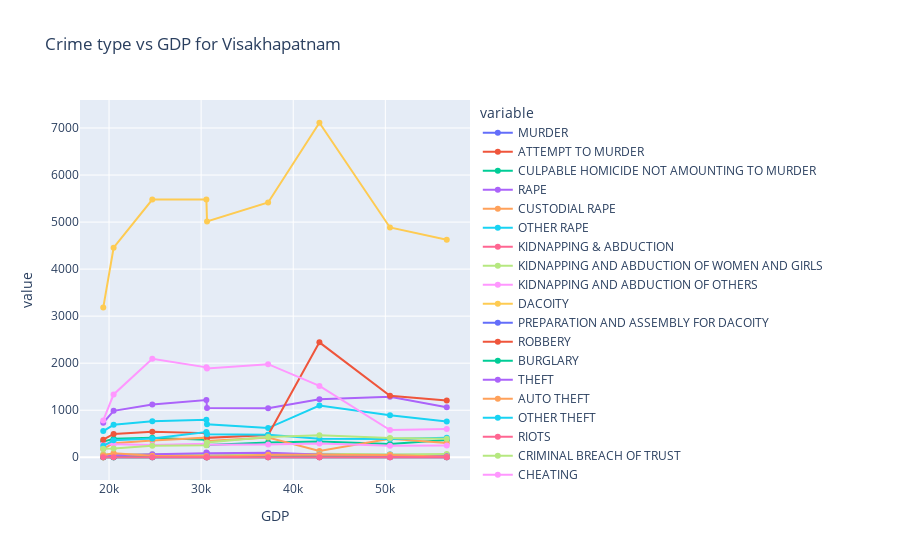

Source (notebook cell):
### Code cell
fig = px.line(crime_dataset_visakhapatnam, x="GDP", y=list_of_crimes, title="Crime type vs GDP for Visakhapatnam", hover_data=["YEAR"], markers=True)
fig.show()

### Figure 1 — Plotly figure (JSON) as saved in the notebook; plotly's stock layout.template omitted (floating-point values rounded to 4 significant figures)
{"data": [{"customdata": [[2004], [2005], [2006], [2007], [2008], [2009], [2010], [2011], [2012]], "hovertemplate": "variable=MURDER<br>GDP=%{x}<br>value=%{y}<br>YEAR=%{customdata[0]}<extra></extra>", "legendgroup": "MURDER", "line": {"color": "#636efa", "dash": "solid"}, "marker": {"symbol": "circle"}, "mode": "markers+lines", "name": "MURDER", "orientation": "v", "showlegend": true, "type": "scatter", "x": [19370.0, 20500.0, 24700.0, 30570.0, 30640.0, 37274, 42841, 50503, 56668], "xaxis": "x", "y": [27, 27, 37, 21, 32, 28, 24, 39, 44], "yaxis": "y"}, {"customdata": [[2004], [2005], [2006], [2007], [2008], [2009], [2010], [2011], [2012]], "hovertemplate": "variable=ATTEMPT TO MURDER<br>GDP=%{x}<br>value=%{y}<br>YEAR=%{customdata[0]}<extra></extra>", "legendgroup": "ATTEMPT TO MURDER", "line": {"color": "#EF553B", "dash": "solid"}, "marker": {"symbol": "circle"}, "mode": "markers+lines", "name": "ATTEMPT TO MURDER", "orientation": "v", "showlegend": true, "type": "scatter", "x": [19370.0, 20500.0, 24700.0, 30570.0, 30640.0, 37274, 42841, 50503, 56668], "xaxis": "x", "y": [27, 48, 30, 23, 36, 25, 25, 34, 27], "yaxis": "y"}, {"customdata": [[2004], [2005], [2006], [2007], [2008], [2009], [2010], [2011], [2012]], "hovertemplate": "variable=CULPABLE HOMICIDE NOT AMOUNTING TO MURDER<br>GDP=%{x}<br>value=%{y}<br>YEAR=%{customdata[0]}<extra></extra>", "legendgroup": "CULPABLE HOMICIDE NOT AMOUNTING TO MURDER", "line": {"color": "#00cc96", "dash": "solid"}, "marker": {"symbol": "circle"}, "mode": "markers+lines", "name": "CULPABLE HOMICIDE NOT AMOUNTING TO MURDER", "orientation": "v", "showlegend": true, "type": "scatter", "x": [19370.0, 20500.0, 24700.0, 30570.0, 30640.0, 37274, 42841, 50503, 56668], "xaxis": "x", "y": [3, 0, 1, 1, 1, 4, 4, 5, 1], "yaxis": "y"}, {"customdata": [[2004], [2005], [2006], [2007], [2008], [2009], [2010], [2011], [2012]], "hovertemplate": "variable=RAPE<br>GDP=%{x}<br>value=%{y}<br>YEAR=%{customdata[0]}<extra></extra>", "legendgroup": "RAPE", "line": {"color": "#ab63fa", "dash": "solid"}, "marker": {"symbol": "circle"}, "mode": "markers+lines", "name": "RAPE", "orientation": "v", "showlegend": true, "type": "scatter", "x": [19370.0, 20500.0, 24700.0, 30570.0, 30640.0, 37274, 42841, 50503, 56668], "xaxis": "x", "y": [12, 28, 21, 24, 29, 39, 53, 57, 50], "yaxis": "y"}, {"customdata": [[2004], [2005], [2006], [2007], [2008], [2009], [2010], [2011], [2012]], "hovertemplate": "variable=CUSTODIAL RAPE<br>GDP=%{x}<br>value=%{y}<br>YEAR=%{customdata[0]}<extra></extra>", "legendgroup": "CUSTODIAL RAPE", "line": {"color": "#FFA15A", "dash": "solid"}, "marker": {"symbol": "circle"}, "mode": "markers+lines", "name": "CUSTODIAL RAPE", "orientation": "v", "showlegend": true, "type": "scatter", "x": [19370.0, 20500.0, 24700.0, 30570.0, 30640.0, 37274, 42841, 50503, 56668], "xaxis": "x", "y": [0, 0, 0, 0, 0, 0, 0, 0, 0], "yaxis": "y"}, {"customdata": [[2004], [2005], [2006], [2007], [2008], [2009], [2010], [2011], [2012]], "hovertemplate": "variable=OTHER RAPE<br>GDP=%{x}<br>value=%{y}<br>YEAR=%{customdata[0]}<extra></extra>", "legendgroup": "OTHER RAPE", "line": {"color": "#19d3f3", "dash": "solid"}, "marker": {"symbol": "circle"}, "mode": "markers+lines", "name": "OTHER RAPE", "orientation": "v", "showlegend": true, "type": "scatter", "x": [19370.0, 20500.0, 24700.0, 30570.0, 30640.0, 37274, 42841, 50503, 56668], "xaxis": "x", "y": [12, 28, 21, 24, 29, 39, 53, 57, 50], "yaxis": "y"}, {"customdata": [[2004], [2005], [2006], [2007], [2008], [2009], [2010], [2011], [2012]], "hovertemplate": "variable=KIDNAPPING & ABDUCTION<br>GDP=%{x}<br>value=%{y}<br>YEAR=%{customdata[0]}<extra></extra>", "legendgroup": "KIDNAPPING & ABDUCTION", "line": {"color": "#FF6692", "dash": "solid"}, "marker": {"symbol": "circle"}, "mode": "markers+lines", "name": "KIDNAPPING & ABDUCTION", "orientation": "v", "showlegend": true, "type": "scatter", "x": [19370.0, 20500.0, 24700.0, 30570.0, 30640.0, 37274, 42841, 50503, 56668], "xaxis": "x", "y": [27, 37, 49, 39, 34, 48, 34, 50, 27], "yaxis": "y"}, {"customdata": [[2004], [2005], [2006], [2007], [2008], [2009], [2010], [2011], [2012]], "hovertemplate": "variable=KIDNAPPING AND ABDUCTION OF WOMEN AND GIRLS<br>GDP=%{x}<br>value=%{y}<br>YEAR=%{customdata[0]}<extra></extra>", "legendgroup": "KIDNAPPING AND ABDUCTION OF WOMEN AND GIRLS", "line": {"color": "#B6E880", "dash": "solid"}, "marker": {"symbol": "circle"}, "mode": "markers+lines", "name": "KIDNAPPING AND ABDUCTION OF WOMEN AND GIRLS", "orientation": "v", "showlegend": true, "type": "scatter", "x": [19370.0, 20500.0, 24700.0, 30570.0, 30640.0, 37274, 42841, 50503, 56668], "xaxis": "x", "y": [16, 15, 40, 23, 26, 26, 24, 48, 20], "yaxis": "y"}, {"customdata": [[2004], [2005], [2006], [2007], [2008], [2009], [2010], [2011], [2012]], "hovertemplate": "variable=KIDNAPPING AND ABDUCTION OF OTHERS<br>GDP=%{x}<br>value=%{y}<br>YEAR=%{customdata[0]}<extra></extra>", "legendgroup": "KIDNAPPING AND ABDUCTION OF OTHERS", "line": {"color": "#FF97FF", "dash": "solid"}, "marker": {"symbol": "circle"}, "mode": "markers+lines", "name": "KIDNAPPING AND ABDUCTION OF OTHERS", "orientation": "v", "showlegend": true, "type": "scatter", "x": [19370.0, 20500.0, 24700.0, 30570.0, 30640.0, 37274, 42841, 50503, 56668], "xaxis": "x", "y": [11, 22, 9, 16, 8, 22, 10, 2, 7], "yaxis": "y"}, {"customdata": [[2004], [2005], [2006], [2007], [2008], [2009], [2010], [2011], [2012]], "hovertemplate": "variable=DACOITY<br>GDP=%{x}<br>value=%{y}<br>YEAR=%{customdata[0]}<extra></extra>", "legendgroup": "DACOITY", "line": {"color": "#FECB52", "dash": "solid"}, "marker": {"symbol": "circle"}, "mode": "markers+lines", "name": "DACOITY", "orientation": "v", "showlegend": true, "type": "scatter", "x": [19370.0, 20500.0, 24700.0, 30570.0, 30640.0, 37274, 42841, 50503, 56668], "xaxis": "x", "y": [1, 6, 3, 9, 3, 1, 8, 13, 14], "yaxis": "y"}, {"customdata": [[2004], [2005], [2006], [2007], [2008], [2009], [2010], [2011], [2012]], "hovertemplate": "variable=PREPARATION AND ASSEMBLY FOR DACOITY<br>GDP=%{x}<br>value=%{y}<br>YEAR=%{customdata[0]}<extra></extra>", "legendgroup": "PREPARATION AND ASSEMBLY FOR DACOITY", "line": {"color": "#636efa", "dash": "solid"}, "marker": {"symbol": "circle"}, "mode": "markers+lines", "name": "PREPARATION AND ASSEMBLY FOR DACOITY", "orientation": "v", "showlegend": true, "type": "scatter", "x": [19370.0, 20500.0, 24700.0, 30570.0, 30640.0, 37274, 42841, 50503, 56668], "xaxis": "x", "y": [0, 1, 1, 1, 0, 0, 0, 0, 0], "yaxis": "y"}, {"customdata": [[2004], [2005], [2006], [2007], [2008], [2009], [2010], [2011], [2012]], "hovertemplate": "variable=ROBBERY<br>GDP=%{x}<br>value=%{y}<br>YEAR=%{customdata[0]}<extra></extra>", "legendgroup": "ROBBERY", "line": {"color": "#EF553B", "dash": "solid"}, "marker": {"symbol": "circle"}, "mode": "markers+lines", "name": "ROBBERY", "orientation": "v", "showlegend": true, "type": "scatter", "x": [19370.0, 20500.0, 24700.0, 30570.0, 30640.0, 37274, 42841, 50503, 56668], "xaxis": "x", "y": [12, 19, 27, 24, 28, 21, 40, 28, 27], "yaxis": "y"}, {"customdata": [[2004], [2005], [2006], [2007], [2008], [2009], [2010], [2011], [2012]], "hovertemplate": "variable=BURGLARY<br>GDP=%{x}<br>value=%{y}<br>YEAR=%{customdata[0]}<extra></extra>", "legendgroup": "BURGLARY", "line": {"color": "#00cc96", "dash": "solid"}, "marker": {"symbol": "circle"}, "mode": "markers+lines", "name": "BURGLARY", "orientation": "v", "showlegend": true, "type": "scatter", "x": [19370.0, 20500.0, 24700.0, 30570.0, 30640.0, 37274, 42841, 50503, 56668], "xaxis": "x", "y": [333, 393, 417, 370, 263, 311, 335, 283, 366], "yaxis": "y"}, {"customdata": [[2004], [2005], [2006], [2007], [2008], [2009], [2010], [2011], [2012]], "hovertemplate": "variable=THEFT<br>GDP=%{x}<br>value=%{y}<br>YEAR=%{customdata[0]}<extra></extra>", "legendgroup": "THEFT", "line": {"color": "#ab63fa", "dash": "solid"}, "marker": {"symbol": "circle"}, "mode": "markers+lines", "name": "THEFT", "orientation": "v", "showlegend": true, "type": "scatter", "x": [19370.0, 20500.0, 24700.0, 30570.0, 30640.0, 37274, 42841, 50503, 56668], "xaxis": "x", "y": [733, 987, 1121, 1215, 1045, 1040, 1234, 1284, 1062], "yaxis": "y"}, {"customdata": [[2004], [2005], [2006], [2007], [2008], [2009], [2010], [2011], [2012]], "hovertemplate": "variable=AUTO THEFT<br>GDP=%{x}<br>value=%{y}<br>YEAR=%{customdata[0]}<extra></extra>", "legendgroup": "AUTO THEFT", "line": {"color": "#FFA15A", "dash": "solid"}, "marker": {"symbol": "circle"}, "mode": "markers+lines", "name": "AUTO THEFT", "orientation": "v", "showlegend": true, "type": "scatter", "x": [19370.0, 20500.0, 24700.0, 30570.0, 30640.0, 37274, 42841, 50503, 56668], "xaxis": "x", "y": [176, 298, 356, 417, 343, 420, 134, 393, 301], "yaxis": "y"}, {"customdata": [[2004], [2005], [2006], [2007], [2008], [2009], [2010], [2011], [2012]], "hovertemplate": "variable=OTHER THEFT<br>GDP=%{x}<br>value=%{y}<br>YEAR=%{customdata[0]}<extra></extra>", "legendgroup": "OTHER THEFT", "line": {"color": "#19d3f3", "dash": "solid"}, "marker": {"symbol": "circle"}, "mode": "markers+lines", "name": "OTHER THEFT", "orientation": "v", "showlegend": true, "type": "scatter", "x": [19370.0, 20500.0, 24700.0, 30570.0, 30640.0, 37274, 42841, 50503, 56668], "xaxis": "x", "y": [557, 689, 765, 798, 702, 620, 1100, 891, 761], "yaxis": "y"}, {"customdata": [[2004], [2005], [2006], [2007], [2008], [2009], [2010], [2011], [2012]], "hovertemplate": "variable=RIOTS<br>GDP=%{x}<br>value=%{y}<br>YEAR=%{customdata[0]}<extra></extra>", "legendgroup": "RIOTS", "line": {"color": "#FF6692", "dash": "solid"}, "marker": {"symbol": "circle"}, "mode": "markers+lines", "name": "RIOTS", "orientation": "v", "showlegend": true, "type": "scatter", "x": [19370.0, 20500.0, 24700.0, 30570.0, 30640.0, 37274, 42841, 50503, 56668], "xaxis": "x", "y": [3, 31, 28, 24, 14, 12, 2, 3, 12], "yaxis": "y"}, {"customdata": [[2004], [2005], [2006], [2007], [2008], [2009], [2010], [2011], [2012]], "hovertemplate": "variable=CRIMINAL BREACH OF TRUST<br>GDP=%{x}<br>value=%{y}<br>YEAR=%{customdata[0]}<extra></extra>", "legendgroup": "CRIMINAL BREACH OF TRUST", "line": {"color": "#B6E880", "dash": "solid"}, "marker": {"symbol": "circle"}, "mode": "markers+lines", "name": "CRIMINAL BREACH OF TRUST", "orientation": "v", "showlegend": true, "type": "scatter", "x": [19370.0, 20500.0, 24700.0, 30570.0, 30640.0, 37274, 42841, 50503, 56668], "xaxis": "x", "y": [62, 58, 66, 65, 31, 62, 75, 57, 68], "yaxis": "y"}, {"customdata": [[2004], [2005], [2006], [2007], [2008], [2009], [2010], [2011], [2012]], "hovertemplate": "variable=CHEATING<br>GDP=%{x}<br>value=%{y}<br>YEAR=%{customdata[0]}<extra></extra>", "legendgroup": "CHEATING", "line": {"color": "#FF97FF", "dash": "solid"}, "marker": {"symbol": "circle"}, "mode": "markers+lines", "name": "CHEATING", "orientation": "v", "showlegend": true, "type": "scatter", "x": [19370.0, 20500.0, 24700.0, 30570.0, 30640.0, 37274, 42841, 50503, 56668], "xaxis": "x", "y": [280, 279, 261, 285, 267, 270, 294, 244, 252], "yaxis": "y"}, {"customdata": [[2004], [2005], [2006], [2007], [2008], [2009], [2010], [2011], [2012]], "hovertemplate": "variable=COUNTERFIETING<br>GDP=%{x}<br>value=%{y}<br>YEAR=%{customdata[0]}<extra></extra>", "legendgroup": "COUNTERFIETING", "line": {"color": "#FECB52", "dash": "solid"}, "marker": {"symbol": "circle"}, "mode": "markers+lines", "name": "COUNTERFIETING", "orientation": "v", "showlegend": true, "type": "scatter", "x": [19370.0, 20500.0, 24700.0, 30570.0, 30640.0, 37274, 42841, 50503, 56668], "xaxis": "x", "y": [2, 24, 27, 16, 21, 19, 16, 4, 6], "yaxis": "y"}, {"customdata": [[2004], [2005], [2006], [2007], [2008], [2009], [2010], [2011], [2012]], "hovertemplate": "variable=ARSON<br>GDP=%{x}<br>value=%{y}<br>YEAR=%{customdata[0]}<extra></extra>", "legendgroup": "ARSON", "line": {"color": "#636efa", "dash": "solid"}, "marker": {"symbol": "circle"}, "mode": "markers+lines", "name": "ARSON", "orientation": "v", "showlegend": true, "type": "scatter", "x": [19370.0, 20500.0, 24700.0, 30570.0, 30640.0, 37274, 42841, 50503, 56668], "xaxis": "x", "y": [8, 8, 8, 9, 10, 13, 28, 11, 10], "yaxis": "y"}, {"customdata": [[2004], [2005], [2006], [2007], [2008], [2009], [2010], [2011], [2012]], "hovertemplate": "variable=HURT/GREVIOUS HURT<br>GDP=%{x}<br>value=%{y}<br>YEAR=%{customdata[0]}<extra></extra>", "legendgroup": "HURT/GREVIOUS HURT", "line": {"color": "#EF553B", "dash": "solid"}, "marker": {"symbol": "circle"}, "mode": "markers+lines", "name": "HURT/GREVIOUS HURT", "orientation": "v", "showlegend": true, "type": "scatter", "x": [19370.0, 20500.0, 24700.0, 30570.0, 30640.0, 37274, 42841, 50503, 56668], "xaxis": "x", "y": [374, 495, 540, 513, 412, 473, 2443, 1308, 1207], "yaxis": "y"}, {"customdata": [[2004], [2005], [2006], [2007], [2008], [2009], [2010], [2011], [2012]], "hovertemplate": "variable=DOWRY DEATHS<br>GDP=%{x}<br>value=%{y}<br>YEAR=%{customdata[0]}<extra></extra>", "legendgroup": "DOWRY DEATHS", "line": {"color": "#00cc96", "dash": "solid"}, "marker": {"symbol": "circle"}, "mode": "markers+lines", "name": "DOWRY DEATHS", "orientation": "v", "showlegend": true, "type": "scatter", "x": [19370.0, 20500.0, 24700.0, 30570.0, 30640.0, 37274, 42841, 50503, 56668], "xaxis": "x", "y": [1, 2, 10, 14, 13, 13, 11, 12, 11], "yaxis": "y"}, {"customdata": [[2004], [2005], [2006], [2007], [2008], [2009], [2010], [2011], [2012]], "hovertemplate": "variable=ASSAULT ON WOMEN WITH INTENT TO OUTRAGE HER MODESTY<br>GDP=%{x}<br>value=%{y}<br>YEAR=%{customdata[0]}<extra></extra>", "legendgroup": "ASSAULT ON WOMEN WITH INTENT TO OUTRAGE HER MODESTY", "line": {"color": "#ab63fa", "dash": "solid"}, "marker": {"symbol": "circle"}, "mode": "markers+lines", "name": "ASSAULT ON WOMEN WITH INTENT TO OUTRAGE HER MODESTY", "orientation": "v", "showlegend": true, "type": "scatter", "x": [19370.0, 20500.0, 24700.0, 30570.0, 30640.0, 37274, 42841, 50503, 56668], "xaxis": "x", "y": [24, 45, 62, 100, 87, 95, 59, 31, 23], "yaxis": "y"}, {"customdata": [[2004], [2005], [2006], [2007], [2008], [2009], [2010], [2011], [2012]], "hovertemplate": "variable=INSULT TO MODESTY OF WOMEN<br>GDP=%{x}<br>value=%{y}<br>YEAR=%{customdata[0]}<extra></extra>", "legendgroup": "INSULT TO MODESTY OF WOMEN", "line": {"color": "#FFA15A", "dash": "solid"}, "marker": {"symbol": "circle"}, "mode": "markers+lines", "name": "INSULT TO MODESTY OF WOMEN", "orientation": "v", "showlegend": true, "type": "scatter", "x": [19370.0, 20500.0, 24700.0, 30570.0, 30640.0, 37274, 42841, 50503, 56668], "xaxis": "x", "y": [43, 86, 30, 25, 2, 54, 52, 50, 11], "yaxis": "y"}, {"customdata": [[2004], [2005], [2006], [2007], [2008], [2009], [2010], [2011], [2012]], "hovertemplate": "variable=CRUELTY BY HUSBAND OR HIS RELATIVES<br>GDP=%{x}<br>value=%{y}<br>YEAR=%{customdata[0]}<extra></extra>", "legendgroup": "CRUELTY BY HUSBAND OR HIS RELATIVES", "line": {"color": "#19d3f3", "dash": "solid"}, "marker": {"symbol": "circle"}, "mode": "markers+lines", "name": "CRUELTY BY HUSBAND OR HIS RELATIVES", "orientation": "v", "showlegend": true, "type": "scatter", "x": [19370.0, 20500.0, 24700.0, 30570.0, 30640.0, 37274, 42841, 50503, 56668], "xaxis": "x", "y": [243, 361, 397, 535, 488, 481, 393, 386, 412], "yaxis": "y"}, {"customdata": [[2004], [2005], [2006], [2007], [2008], [2009], [2010], [2011], [2012]], "hovertemplate": "variable=IMPORTATION OF GIRLS FROM FOREIGN COUNTRIES<br>GDP=%{x}<br>value=%{y}<br>YEAR=%{customdata[0]}<extra></extra>", "legendgroup": "IMPORTATION OF GIRLS FROM FOREIGN COUNTRIES", "line": {"color": "#FF6692", "dash": "solid"}, "marker": {"symbol": "circle"}, "mode": "markers+lines", "name": "IMPORTATION OF GIRLS FROM FOREIGN COUNTRIES", "orientation": "v", "showlegend": true, "type": "scatter", "x": [19370.0, 20500.0, 24700.0, 30570.0, 30640.0, 37274, 42841, 50503, 56668], "xaxis": "x", "y": [0, 0, 0, 0, 0, 0, 0, 0, 0], "yaxis": "y"}, {"customdata": [[2004], [2005], [2006], [2007], [2008], [2009], [2010], [2011], [2012]], "hovertemplate": "variable=CAUSING DEATH BY NEGLIGENCE<br>GDP=%{x}<br>value=%{y}<br>YEAR=%{customdata[0]}<extra></extra>", "legendgroup": "CAUSING DEATH BY NEGLIGENCE", "line": {"color": "#B6E880", "dash": "solid"}, "marker": {"symbol": "circle"}, "mode": "markers+lines", "name": "CAUSING DEATH BY NEGLIGENCE", "orientation": "v", "showlegend": true, "type": "scatter", "x": [19370.0, 20500.0, 24700.0, 30570.0, 30640.0, 37274, 42841, 50503, 56668], "xaxis": "x", "y": [183, 184, 247, 255, 313, 428, 466, 410, 395], "yaxis": "y"}, {"customdata": [[2004], [2005], [2006], [2007], [2008], [2009], [2010], [2011], [2012]], "hovertemplate": "variable=OTHER IPC CRIMES<br>GDP=%{x}<br>value=%{y}<br>YEAR=%{customdata[0]}<extra></extra>", "legendgroup": "OTHER IPC CRIMES", "line": {"color": "#FF97FF", "dash": "solid"}, "marker": {"symbol": "circle"}, "mode": "markers+lines", "name": "OTHER IPC CRIMES", "orientation": "v", "showlegend": true, "type": "scatter", "x": [19370.0, 20500.0, 24700.0, 30570.0, 30640.0, 37274, 42841, 50503, 56668], "xaxis": "x", "y": [784, 1336, 2095, 1912, 1886, 1979, 1516, 577, 601], "yaxis": "y"}, {"customdata": [[2004], [2005], [2006], [2007], [2008], [2009], [2010], [2011], [2012]], "hovertemplate": "variable=TOTAL IPC CRIMES<br>GDP=%{x}<br>value=%{y}<br>YEAR=%{customdata[0]}<extra></extra>", "legendgroup": "TOTAL IPC CRIMES", "line": {"color": "#FECB52", "dash": "solid"}, "marker": {"symbol": "circle"}, "mode": "markers+lines", "name": "TOTAL IPC CRIMES", "orientation": "v", "showlegend": true, "type": "scatter", "x": [19370.0, 20500.0, 24700.0, 30570.0, 30640.0, 37274, 42841, 50503, 56668], "xaxis": "x", "y": [3182, 4455, 5478, 5480, 5015, 5416, 7112, 4886, 4626], "yaxis": "y"}], "layout": {"legend": {"title": {"text": "variable"}, "tracegroupgap": 0}, "title": {"text": "Crime type vs GDP for Visakhapatnam"}, "xaxis": {"anchor": "y", "domain": [0, 1], "title": {"text": "GDP"}}, "yaxis": {"anchor": "x", "domain": [0, 1], "title": {"text": "value"}}}}
